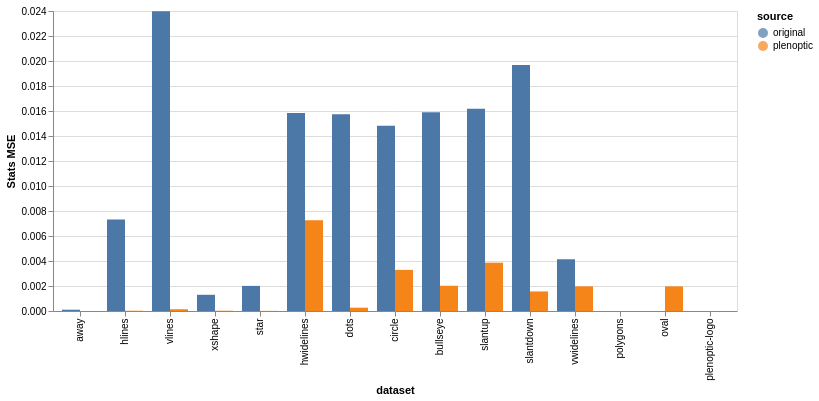

Notebook code cell kept with this figure:
### Markdown cell above
As in the above plots, the leftmost subplot corresponds to our target, the dino dataset. Each of the remaining ones shows a distinct metameric dataset, with the top figure showing the datasets themselves, and the bottom showing their representation (with the dino's representation shown as dashed horizontal lines on each plot). Several things to note:

- The plots are laid out in the same order as above, with the addition of three extra datasets (in the rightmost column).
- The majority of these datasets start from randomly-distributed points between with x and y values between 0 and 1 and use {class}`torch.optim.LBFGS` to find a `DatasaurusModel` metamer for the dino dataset in 50 iterations with some custom penalty functions. The exceptions are:
    - [plenoptic-logo](ds-plenoptic-logo), which starts from a points arranged into the plenoptic logo and uses no penalty function. The procedure outlined in {cite:alp}`Matejka2017-same-stats` does not allow for arbitrary initialization, and we wished to present an example that does so.
    - [](ds_star.md) requires a more complex, two-stage synthesis procedure: first a star is synthesized with the same x and y mean as the dino dataset (no other statistics are considered). Then, the star constraint is removed and all of the `DatasaurusModel` statistics are matched.
- We are not intending to exactly match the original datasaurus dozen, but to demonstrate how one can use plenoptic to create similar datasets.

:::{admonition} What does successful metamer synthesis look like?
:class: note

In this case, successful synthesis results in datasets which are:
- metameric to the original datasaurus, i.e., the heads of their stem plots lie on the dashed horizontal lines.
- "clearly different and identifiably distinct" from the original dataset and each other.
- similar, but not necessarily identical, in appearance to the corresponding dataset from the original datasaurus dozen.

Importantly, we do **not** need to achieve a penalty value of zero in order for the synthesis to be successful! We are using the penalty function to bias the synthesis procedure, and do not necessarily need it to be completely satisfied, if the desiderata above are met.

:::

One fact which is not obvious from the above plot is that our datasets are a better metamers! The following bar plot shows the mean-squared error in the model statistics for the original and plenoptic-generated datasets. For each pair here both versions exist, the plenoptic dataset has a lower error! Hover over the bars below to see the two datasets plotted side-by-side and view the exact error.

:::{warning}
The following cell requires an additional package `altair`, which can be installed with `pip`.
:::

### Code cell
import altair as alt

# Compute the error for the plenoptic metamers
cached_rep = model(cached_metamers)
plen_met_mse = (cached_rep[:1] - cached_rep).pow(2).mean(-1)


# Map between the original names and the ones we use
def name_map(x):
    if x == "high_lines":
        x = "hwidelines"
    elif x == "wide_lines":
        x = "vwidelines"
    else:
        x = x.replace("_", "")
    return x


# Create the data object containing errors needed for Altair to plot. They also accept
# pandas dataframes, but that would be another dependency. We ignore the first entry in
# each of the following values because that corresponds to the target (which is
# identical in both and has zero error, by definition)
alt_data = [
    {"source": "original", "Stats MSE": m.item(), "dataset": name_map(c)}
    for m, c in zip(met_mse[1:], categories[1:])
]
alt_data += [
    {"source": "plenoptic", "Stats MSE": m.item(), "dataset": c}
    for m, c in zip(plen_met_mse[1:], titles[1:])
]
alt_data = alt.Data(values=alt_data)

# Create data object containing datasets
alt_points = []
for d, c in zip(po.to_numpy(data)[1:], categories[1:]):
    for x, y in d.T:
        alt_points.append(
            {"source": "original", "x": x, "y": y, "dataset": name_map(c)}
        )
for d, c in zip(po.to_numpy(cached_metamers)[1:], titles[1:]):
    for x, y in d.T:
        alt_points.append({"source": "plenoptic", "x": x, "y": y, "dataset": c})
alt_points = alt.Data(values=alt_points)

# Create altair chart
selection = alt.selection_point(
    fields=["dataset"], nearest=True, on="pointerover", empty=False, clear="pointerout"
)
base = alt.Chart(alt_data).encode(
    x=alt.X("dataset:N", sort=titles),
)
bars = (
    base.mark_bar()
    .encode(
        y=alt.Y("Stats MSE:Q"),
        color="source:N",
        xOffset="source:N",
    )
    .properties(
        width=alt.Step(18),
    )
)
tt = (
    base.transform_pivot("source", "Stats MSE", groupby=["dataset"])
    .mark_rule(strokeWidth=45)
    .encode(
        opacity=alt.when(selection).then(alt.value(0.3)).otherwise(alt.value(0)),
        tooltip=["original:Q", "plenoptic:Q"],
    )
    .add_params(selection)
)

scatter = (
    alt.Chart(alt_points, height=200, width=200)
    .mark_point(filled=True)
    .encode(
        x=alt.X("x:Q").scale(domain=(0, 100)),
        y=alt.Y("y:Q").scale(domain=(0, 100)),
        color=alt.Color("source:N"),
        column=alt.Column("source:N", title=""),
    )
    .facet(alt.Facet("dataset:N", title="", header=alt.Header(labelFontSize=0)))
    .transform_filter(selection)
)
((bars + tt) & scatter).configure(autosize=alt.AutoSizeParams(resize=True))

### Figure 1 — Vega-Lite specification as saved in the notebook (floating-point values rounded to 4 significant figures; data arrays with more than 128 entries replaced by an {"elided": "..."} marker saying what was removed)
{"config": {"view": {"continuousWidth": 300, "continuousHeight": 300}, "autosize": {"resize": true}}, "vconcat": [{"layer": [{"mark": {"type": "bar"}, "encoding": {"color": {"field": "source", "type": "nominal"}, "x": {"field": "dataset", "sort": ["dino (target)", "away", "hlines", "vlines", "xshape", "star", "hwidelines", "dots", "circle", "bullseye", "slantup", "slantdown", "vwidelines", "polygons", "oval", "plenoptic-logo"], "type": "nominal"}, "xOffset": {"field": "source", "type": "nominal"}, "y": {"field": "Stats MSE", "type": "quantitative"}}}, {"mark": {"type": "rule", "strokeWidth": 45}, "encoding": {"opacity": {"condition": [{"param": "param_c3215974c0f631f5", "value": 0.3, "empty": false}], "value": 0}, "tooltip": [{"field": "original", "type": "quantitative"}, {"field": "plenoptic", "type": "quantitative"}], "x": {"field": "dataset", "sort": ["dino (target)", "away", "hlines", "vlines", "xshape", "star", "hwidelines", "dots", "circle", "bullseye", "slantup", "slantdown", "vwidelines", "polygons", "oval", "plenoptic-logo"], "type": "nominal"}}, "name": "view_35e3dabc5c2bed53_0", "transform": [{"pivot": "source", "value": "Stats MSE", "groupby": ["dataset"]}]}], "data": {"values": [{"source": "original", "Stats MSE": 0.0001039, "dataset": "away"}, {"source": "original", "Stats MSE": 0.001297, "dataset": "xshape"}, {"source": "original", "Stats MSE": 0.002009, "dataset": "star"}, {"source": "original", "Stats MSE": 0.004147, "dataset": "vwidelines"}, {"source": "original", "Stats MSE": 0.007321, "dataset": "hlines"}, {"source": "original", "Stats MSE": 0.01482, "dataset": "circle"}, {"source": "original", "Stats MSE": 0.01574, "dataset": "dots"}, {"source": "original", "Stats MSE": 0.01584, "dataset": "hwidelines"}, {"source": "original", "Stats MSE": 0.0159, "dataset": "bullseye"}, {"source": "original", "Stats MSE": 0.01618, "dataset": "slantup"}, {"source": "original", "Stats MSE": 0.01969, "dataset": "slantdown"}, {"source": "original", "Stats MSE": 0.02399, "dataset": "vlines"}, {"source": "plenoptic", "Stats MSE": 3.191e-09, "dataset": "away"}, {"source": "plenoptic", "Stats MSE": 2.041e-05, "dataset": "hlines"}, {"source": "plenoptic", "Stats MSE": 0.0001413, "dataset": "vlines"}, {"source": "plenoptic", "Stats MSE": 2.1e-05, "dataset": "xshape"}, {"source": "plenoptic", "Stats MSE": 9.895e-06, "dataset": "star"}, {"source": "plenoptic", "Stats MSE": 0.007262, "dataset": "hwidelines"}, {"source": "plenoptic", "Stats MSE": 0.0002652, "dataset": "dots"}, {"source": "plenoptic", "Stats MSE": 0.003289, "dataset": "circle"}, {"source": "plenoptic", "Stats MSE": 0.002021, "dataset": "bullseye"}, {"source": "plenoptic", "Stats MSE": 0.003865, "dataset": "slantup"}, {"source": "plenoptic", "Stats MSE": 0.001565, "dataset": "slantdown"}, {"source": "plenoptic", "Stats MSE": 0.001974, "dataset": "vwidelines"}, {"source": "plenoptic", "Stats MSE": 8.957e-09, "dataset": "polygons"}, {"source": "plenoptic", "Stats MSE": 0.001971, "dataset": "oval"}, {"source": "plenoptic", "Stats MSE": 4.484e-08, "dataset": "plenoptic-logo"}]}, "width": {"step": 18}}, {"data": {"values": {"elided": "3834 records"}}, "facet": {"field": "dataset", "header": {"labelFontSize": 0}, "title": "", "type": "nominal"}, "spec": {"mark": {"type": "point", "filled": true}, "encoding": {"color": {"field": "source", "type": "nominal"}, "column": {"field": "source", "title": "", "type": "nominal"}, "x": {"field": "x", "scale": {"domain": [0, 100]}, "type": "quantitative"}, "y": {"field": "y", "scale": {"domain": [0, 100]}, "type": "quantitative"}}, "height": 200, "width": 200}, "transform": [{"filter": {"param": "param_c3215974c0f631f5", "empty": false}}]}], "params": [{"name": "param_c3215974c0f631f5", "select": {"type": "point", "clear": "pointerout", "fields": ["dataset"], "nearest": true, "on": "pointerover"}, "views": ["view_35e3dabc5c2bed53_0"]}], "$schema": "https://vega.github.io/schema/vega-lite/v6.4.1.json"}
